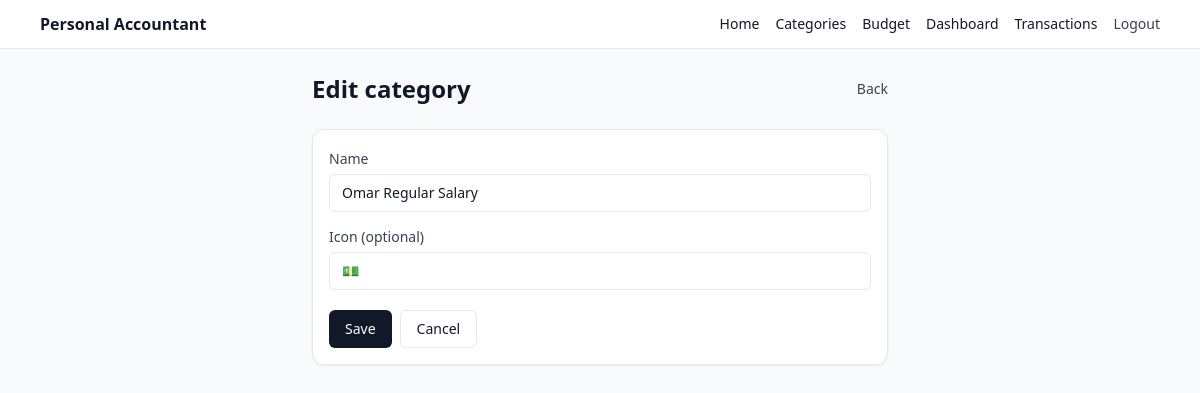
Before: /categories/1/edit (signed in) with the older database file.
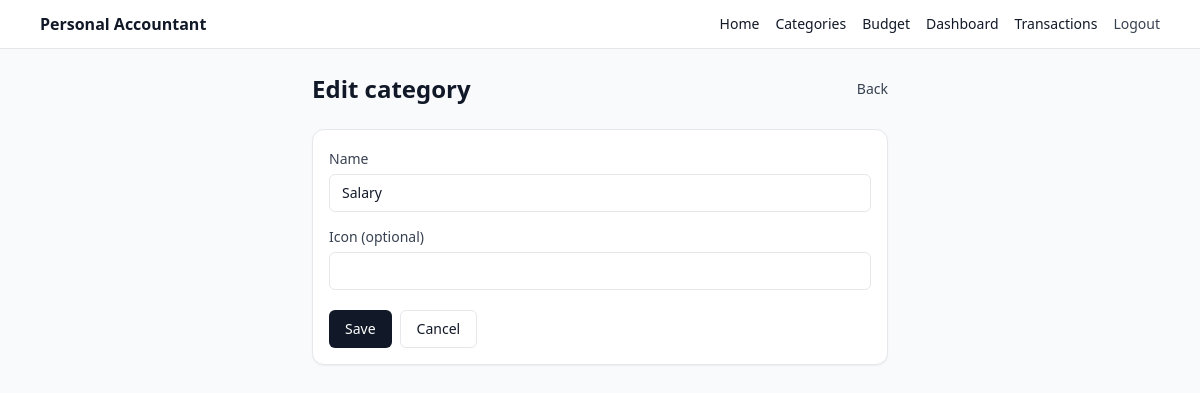
After: the same page with the newer database file.
### app/models.py (models this page shows)
class Category(SQLModel, table=True):
    __table_args__ = (
        UniqueConstraint("user_id", "name", name="uq_category_user_name"),
    )
    id: int | None = Field(default=None, primary_key=True)
    user_id: int = Field(foreign_key="user.id", index=True)
    name: str
    icon: str | None = None  # emoji or icon key
    created_at: datetime = Field(default_factory=datetime.utcnow)

### app/routes/categories.py (the view)
@router.get("/categories/{category_id}/edit", response_class=HTMLResponse)
def edit_category_form(
    request: Request,
    category_id: int,
    db: Session = Depends(get_session),
    uid: int | None = Depends(current_user_id),
):
    if not uid:
        return _redirect_login()
    cat = db.exec(select(Category).where(Category.id == category_id, Category.user_id == uid)).first()
    if not cat:
        return RedirectResponse(url="/categories", status_code=303)
    return templates.TemplateResponse(
        "category_edit.html",
        {"request": request, "title": "Edit Category", "user_id": uid, "category": cat, "error": None},
    )

### templates/category_edit.html (shortened to what this page needs)
{% extends "_base.html" %}
{% block content %}
<div class="mx-auto max-w-xl">
  <div class="flex items-center justify-between">
    <h1 class="text-2xl font-semibold">Edit category</h1>
    <a href="/categories" class="text-sm font-medium text-gray-700 hover:text-gray-900">Back</a>
  </div>
  <div class="mt-6 rounded-xl border bg-white p-4 shadow-sm">
    <form method="post" action="/categories/{{ category.id }}/edit" class="grid grid-cols-1 gap-3">
      <div>
        <label class="text-sm text-gray-700">Name</label>
        <input name="name" class="mt-1 w-full rounded-md border px-3 py-2 text-sm" value="{{ category.name }}" required />
      </div>
      <div>
        <label class="text-sm text-gray-700">Icon (optional)</label>
        <input name="icon" class="mt-1 w-full rounded-md border px-3 py-2 text-sm" value="{{ category.icon or '' }}" />
      </div>
      <div class="flex gap-2 pt-2">
        <button class="rounded-md bg-gray-900 px-4 py-2 text-sm font-medium text-white hover:bg-gray-800">
          Save
        </button>
        <a href="/categories" class="rounded-md border px-4 py-2 text-sm font-medium hover:bg-gray-50">
          Cancel
        </a>
      </div>
    </form>
  </div>
</div>
{% endblock %}

Changed rows visible on the page:
changed Category: name "Omar Regular Salary" → "Salary"; icon "💵" → (not shown)
